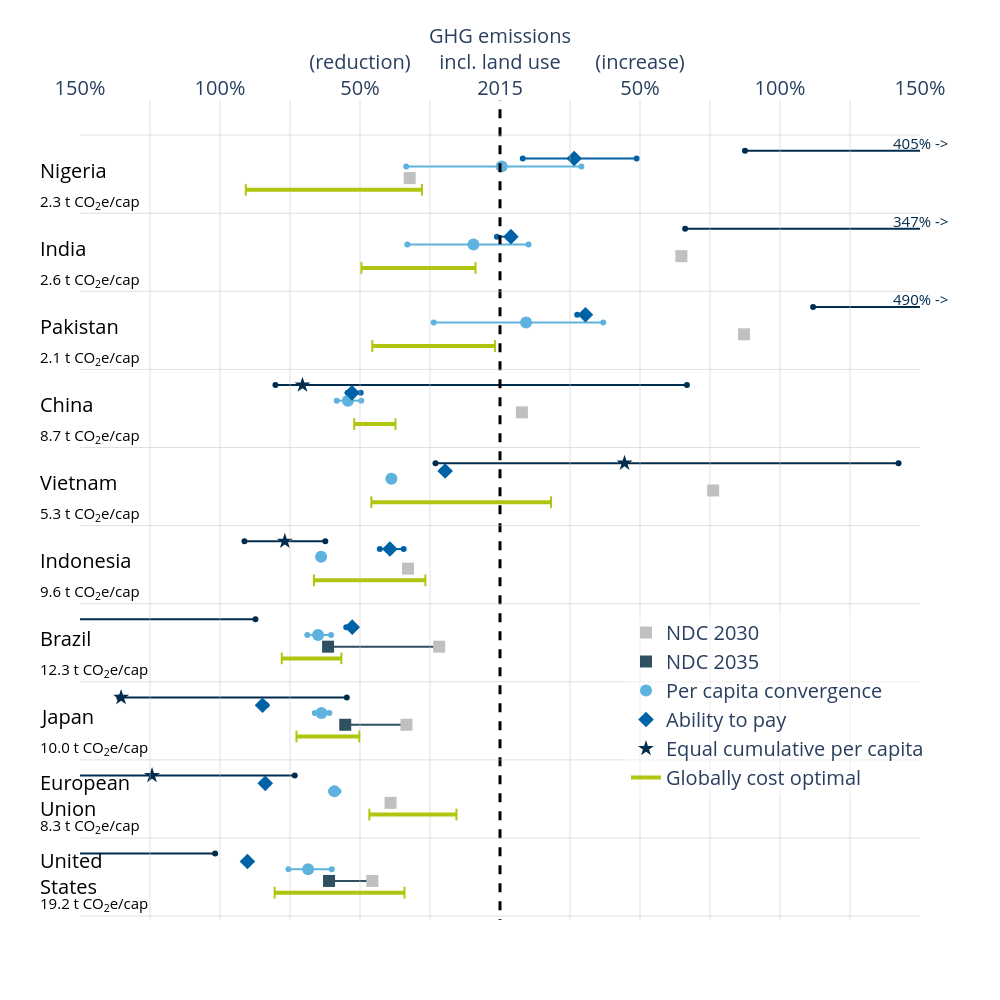

Notebook source saved alongside this figure:
### Code cell
wd = 0.15

fig = make_subplots(rows=1, cols=1,
                    horizontal_spacing = 0., vertical_spacing=0.02)

fig.update_layout(height=1000, width=1000)
fs=20

# ============ #
# Actual data
# ============ #

# Vertical lines
fig.add_shape(
    col=1, row=1,
    type="line",
    x0=0, x1=0,
    y0=-1e3, y1=1e3,
    line=dict(color="black",  dash='dash',width=3)
)
for x in [-1.25, -1, -0.75, -0.5, -0.25, 0.25, 0.5, 0.75, 1, 1.25]:
    fig.add_shape(
        col=1, row=1,
        type="line",
        x0=x, x1=x,
        y0=-1e3, y1=1e3,
        line=dict(color="silver", width=0.5)
    )
for y in range(11):
    fig.add_shape(
        col=1, row=1,
        type="line",
        x0=-1e3, x1=1e3,
        y0=y-0.45, y1=y-0.45,
        line=dict(color="silver", width=0.5)
    )

# Data
REGS = ['USA', 'EU', 'JPN', 'BRA', 'IDN', 'VNM', 'CHN', 'PAK', 'IND', 'NGA']

ndcs = []
ndcs2 = []
reds = []
for reg_i, reg in enumerate(REGS):
    ndc_estimate, ndc2, reductions_i, costopt_i = data(reg)
    ndcs.append(ndc_estimate)
    ndcs2.append(ndc2)
    reds.append(reductions_i)
    cty = all_regions_names[all_regions_iso==reg][0].replace(' ', '<br>')
    emiscap_2015 = np.round(float(xr_dataread.GHG_hist.sel(Region=reg, Time=2015)/xr_dataread.Population.sel(Region=reg, Time=2015, Scenario='SSP2')),1)
    if reg == 'USA': cty = 'United<br>States'
    fig.add_annotation(x=-0.05, y=reg_i*1.+0.1, align = 'left',
                       text=cty, xref='paper', yref='y1', showarrow=False, font=dict(color='black', size=20))
    fig.add_annotation(x=-0.05, y=reg_i*1.-0.3, align = 'left',
                       text=str(emiscap_2015)+' t CO<sub>2</sub>e/cap', xref='paper', yref='y1', showarrow=False, font=dict(color='black', size=15))

    # WHISKERS
    c0 = -float(costopt_0.sel(Region=reg).Value)
    c1 = -float(costopt_1.sel(Region=reg).Value)
    for c in [c0, c1]:
        if not np.isnan(c):
            fig.add_shape(type="line", col=1, row=1, showlegend=False,
                        line=dict(color=col1, width=2),
                        x0=c, x1=c,
                        y0=-wd/2 + reg_i-wd , y1=wd/2 + reg_i-wd,
            )
    if reg_i ==0: sl = True
    else: sl = False
    if not np.isnan(c0):
        fig.add_shape(type="line", col=1, row=1,
                    line=dict(color=col1, width=4),
                    showlegend=sl,
                    name='Globally cost optimal',
                    x0=c0, x1=c1,
                    y0= reg_i-wd, y1= reg_i-wd,
        )

    # Horizontal lines for each rule
    for i in range(3):
        mn, mx= red_minmax(reg, ['PCC', 'AP', 'ECPC'][i])
        fig.add_trace(go.Scatter(x=[-mn, -mx],
                                y=[reg_i+wd+0.1*i, reg_i+wd+0.1*i],showlegend=False,
                            line=dict(color=[col3a, col3b, col3c][i], width=2),
        ))

    # Horizontal lines between ndcs
    if not np.isnan(ndc2):
        fig.add_trace(go.Scatter(x=[-ndc_estimate, -ndc2],
                                y=[reg_i, reg_i],showlegend=False,
                            line=dict(color=col2, width=2),
        ))


# NDC 2030
fig.add_trace(go.Scatter(
    x=-np.array(ndcs),
    y=np.arange(len(REGS)),
    mode='markers',
    name='NDC 2030',
    showlegend=True,
    marker=dict(
        symbol='square',
        size=12,         # Marker size
        color='silver'     # Marker color
    )
))

# NDC 2035
fig.add_trace(go.Scatter(
    x=-np.array(ndcs2),
    y=np.arange(len(REGS)),
    mode='markers',
    name='NDC 2035',
    showlegend=True,
    marker=dict(
        symbol='square',
        size=12,         # Marker size
        color=col2     # Marker color
    )
))

# rules
for i in range(3):
    fig.add_trace(go.Scatter(
        x=-np.array(reds)[:, i],
        y=np.arange(len(REGS))+wd+0.1*i,
        mode='markers',
        name=['Per capita convergence', 'Ability to pay', 'Equal cumulative per capita'][i],
        showlegend=True,
        marker=dict(
            symbol=['circle', 'diamond', 'star'][i],
            size=12,         # Marker size
            color=[col3a, col3b, col3c][i]     # Marker color
        )
    ))

    # Indicate ends
    for j in range(len(np.array(reds))):
        if -np.array(reds)[j, i] > 1.5:
            val = str(int(100*float(-np.array(reds)[j, i])))
            fig.add_annotation(x=1.5, y=j+wd+0.1*i+0.1, align = 'left',
                            text=val+'% ->', xref='x1', yref='y1', showarrow=False, font=dict(color=[col3a, col3b, col3c][i], size=15))

fig.update_xaxes(row=1, col=1, range=(-1.5, 1.5), tickfont=dict(size=20), side='top',
                    tickvals=[-1.5, -1, -0.5, 0, 0.5,  1, 1.5],
                    ticktext=['150%', '100%', '(reduction)<br>50%',  'GHG emissions<br>incl. land use<br>2015', '(increase)<br>50%', '100%', '150%'])

fig.update_layout(
    plot_bgcolor='white',
    paper_bgcolor='white',
        legend=dict(
        title='',     # Optional title
        x=0.65, y=0.15,            # Positioning (top-right)
        bgcolor='rgba(255,255,255,0.5)',  # Semi-transparent background
        bordercolor='black',
        borderwidth=0,
        font=dict(size=20)
    ),
)
fig.update_yaxes(row=1, col=1, range=(-0.5, 10
                                      ), showticklabels=False)
# fig.write_image("../../../Figures/COMMITTEDpolicybrief/"+figname+".png", scale=5)
# fig.write_image("../../../Figures/COMMITTEDpolicybrief/"+figname+".svg", scale=5)
fig.show()

### Figure 1 — Plotly figure (JSON) as saved in the notebook; plotly's stock layout.template omitted (floating-point values rounded to 4 significant figures)
{"data": [{"line": {"color": "#5db2de", "width": 2}, "showlegend": false, "type": "scatter", "x": [-0.7552, -0.601], "y": [0.15, 0.15]}, {"line": {"color": "#0062a6", "width": 2}, "showlegend": false, "type": "scatter", "x": [-0.902, -0.8934], "y": [0.25, 0.25]}, {"line": {"color": "#002c4d", "width": 2}, "showlegend": false, "type": "scatter", "x": [-4.957, -1.017], "y": [0.35, 0.35]}, {"line": {"color": "#2e5061", "width": 2}, "showlegend": false, "type": "scatter", "x": [-0.4559, -0.6106], "y": [0, 0]}, {"line": {"color": "#5db2de", "width": 2}, "showlegend": false, "type": "scatter", "x": [-0.6036, -0.577], "y": [1.15, 1.15]}, {"line": {"color": "#0062a6", "width": 2}, "showlegend": false, "type": "scatter", "x": [-0.8465, -0.8384], "y": [1.25, 1.25]}, {"line": {"color": "#002c4d", "width": 2}, "showlegend": false, "type": "scatter", "x": [-1.936, -0.7331], "y": [1.35, 1.35]}, {"line": {"color": "#5db2de", "width": 2}, "showlegend": false, "type": "scatter", "x": [-0.6615, -0.6093], "y": [2.15, 2.15]}, {"line": {"color": "#0062a6", "width": 2}, "showlegend": false, "type": "scatter", "x": [-0.8482, -0.8349], "y": [2.25, 2.25]}, {"line": {"color": "#002c4d", "width": 2}, "showlegend": false, "type": "scatter", "x": [-1.359, -0.5472], "y": [2.35, 2.35]}, {"line": {"color": "#2e5061", "width": 2}, "showlegend": false, "type": "scatter", "x": [-0.334, -0.5528], "y": [2, 2]}, {"line": {"color": "#5db2de", "width": 2}, "showlegend": false, "type": "scatter", "x": [-0.6882, -0.6033], "y": [3.15, 3.15]}, {"line": {"color": "#0062a6", "width": 2}, "showlegend": false, "type": "scatter", "x": [-0.5491, -0.5277], "y": [3.25, 3.25]}, {"line": {"color": "#002c4d", "width": 2}, "showlegend": false, "type": "scatter", "x": [-2.465, -0.8735], "y": [3.35, 3.35]}, {"line": {"color": "#2e5061", "width": 2}, "showlegend": false, "type": "scatter", "x": [-0.2174, -0.6141], "y": [3, 3]}, {"line": {"color": "#5db2de", "width": 2}, "showlegend": false, "type": "scatter", "x": [-0.644, -0.633], "y": [4.15, 4.15]}, {"line": {"color": "#0062a6", "width": 2}, "showlegend": false, "type": "scatter", "x": [-0.4292, -0.3442], "y": [4.25, 4.25]}, {"line": {"color": "#002c4d", "width": 2}, "showlegend": false, "type": "scatter", "x": [-0.9127, -0.6239], "y": [4.35, 4.35]}, {"line": {"color": "#5db2de", "width": 2}, "showlegend": false, "type": "scatter", "x": [-0.3973, -0.3799], "y": [5.15, 5.15]}, {"line": {"color": "#0062a6", "width": 2}, "showlegend": false, "type": "scatter", "x": [-0.2052, -0.196], "y": [5.25, 5.25]}, {"line": {"color": "#002c4d", "width": 2}, "showlegend": false, "type": "scatter", "x": [-0.2304, 1.423], "y": [5.35, 5.35]}, {"line": {"color": "#5db2de", "width": 2}, "showlegend": false, "type": "scatter", "x": [-0.5831, -0.4955], "y": [6.15, 6.15]}, {"line": {"color": "#0062a6", "width": 2}, "showlegend": false, "type": "scatter", "x": [-0.5442, -0.4976], "y": [6.25, 6.25]}, {"line": {"color": "#002c4d", "width": 2}, "showlegend": false, "type": "scatter", "x": [-0.802, 0.6675], "y": [6.35, 6.35]}, {"line": {"color": "#5db2de", "width": 2}, "showlegend": false, "type": "scatter", "x": [-0.2368, 0.3686], "y": [7.15, 7.15]}, {"line": {"color": "#0062a6", "width": 2}, "showlegend": false, "type": "scatter", "x": [0.2758, 0.3053], "y": [7.25, 7.25]}, {"line": {"color": "#002c4d", "width": 2}, "showlegend": false, "type": "scatter", "x": [1.118, 7.494], "y": [7.35, 7.35]}, {"line": {"color": "#5db2de", "width": 2}, "showlegend": false, "type": "scatter", "x": [-0.331, 0.102], "y": [8.15, 8.15]}, {"line": {"color": "#0062a6", "width": 2}, "showlegend": false, "type": "scatter", "x": [-0.0109, 0.03896], "y": [8.25, 8.25]}, {"line": {"color": "#002c4d", "width": 2}, "showlegend": false, "type": "scatter", "x": [0.6612, 6.908], "y": [8.35, 8.35]}, {"line": {"color": "#5db2de", "width": 2}, "showlegend": false, "type": "scatter", "x": [-0.3351, 0.2907], "y": [9.15, 9.15]}, {"line": {"color": "#0062a6", "width": 2}, "showlegend": false, "type": "scatter", "x": [0.08126, 0.4879], "y": [9.25, 9.25]}, {"line": {"color": "#002c4d", "width": 2}, "showlegend": false, "type": "scatter", "x": [0.8749, 5.579], "y": [9.35, 9.35]}, {"marker": {"color": "silver", "size": 12, "symbol": "square"}, "mode": "markers", "name": "NDC 2030", "showlegend": true, "type": "scatter", "x": [-0.4559, -0.3909, -0.334, -0.2174, -0.3285, 0.7613, 0.07828, 0.8716, 0.6479, -0.3225], "y": [0, 1, 2, 3, 4, 5, 6, 7, 8, 9]}, {"marker": {"color": "#2e5061", "size": 12, "symbol": "square"}, "mode": "markers", "name": "NDC 2035", "showlegend": true, "type": "scatter", "x": [-0.6106, null, -0.5528, -0.6141, null, null, null, null, null, null], "y": [0, 1, 2, 3, 4, 5, 6, 7, 8, 9]}, {"marker": {"color": "#5db2de", "size": 12, "symbol": "circle"}, "mode": "markers", "name": "Per capita convergence", "showlegend": true, "type": "scatter", "x": [-0.6851, -0.5914, -0.6377, -0.6496, -0.639, -0.3879, -0.5432, 0.09315, -0.09474, 0.00601], "y": [0.15, 1.15, 2.15, 3.15, 4.15, 5.15, 6.15, 7.15, 8.15, 9.15]}, {"marker": {"color": "#0062a6", "size": 12, "symbol": "diamond"}, "mode": "markers", "name": "Ability to pay", "showlegend": true, "type": "scatter", "x": [-0.902, -0.8384, -0.8482, -0.5277, -0.3932, -0.196, -0.5287, 0.3053, 0.03896, 0.2648], "y": [0.25, 1.25, 2.25, 3.25, 4.25, 5.25, 6.25, 7.25, 8.25, 9.25]}, {"marker": {"color": "#002c4d", "size": 12, "symbol": "star"}, "mode": "markers", "name": "Equal cumulative per capita", "showlegend": true, "type": "scatter", "x": [-2.245, -1.243, -1.353, -1.669, -0.7685, 0.4447, -0.7055, 4.903, 3.473, 4.058], "y": [0.35, 1.35, 2.35, 3.35, 4.35, 5.35, 6.35, 7.35, 8.35, 9.35]}], "layout": {"annotations": [{"align": "left", "font": {"color": "black", "size": 20}, "showarrow": false, "text": "United<br>States", "x": -0.05, "xref": "paper", "y": 0.1, "yref": "y"}, {"align": "left", "font": {"color": "black", "size": 15}, "showarrow": false, "text": "19.2 t CO<sub>2</sub>e/cap", "x": -0.05, "xref": "paper", "y": -0.3, "yref": "y"}, {"align": "left", "font": {"color": "black", "size": 20}, "showarrow": false, "text": "European<br>Union", "x": -0.05, "xref": "paper", "y": 1.1, "yref": "y"}, {"align": "left", "font": {"color": "black", "size": 15}, "showarrow": false, "text": "8.3 t CO<sub>2</sub>e/cap", "x": -0.05, "xref": "paper", "y": 0.7, "yref": "y"}, {"align": "left", "font": {"color": "black", "size": 20}, "showarrow": false, "text": "Japan", "x": -0.05, "xref": "paper", "y": 2.1, "yref": "y"}, {"align": "left", "font": {"color": "black", "size": 15}, "showarrow": false, "text": "10.0 t CO<sub>2</sub>e/cap", "x": -0.05, "xref": "paper", "y": 1.7, "yref": "y"}, {"align": "left", "font": {"color": "black", "size": 20}, "showarrow": false, "text": "Brazil", "x": -0.05, "xref": "paper", "y": 3.1, "yref": "y"}, {"align": "left", "font": {"color": "black", "size": 15}, "showarrow": false, "text": "12.3 t CO<sub>2</sub>e/cap", "x": -0.05, "xref": "paper", "y": 2.7, "yref": "y"}, {"align": "left", "font": {"color": "black", "size": 20}, "showarrow": false, "text": "Indonesia", "x": -0.05, "xref": "paper", "y": 4.1, "yref": "y"}, {"align": "left", "font": {"color": "black", "size": 15}, "showarrow": false, "text": "9.6 t CO<sub>2</sub>e/cap", "x": -0.05, "xref": "paper", "y": 3.7, "yref": "y"}, {"align": "left", "font": {"color": "black", "size": 20}, "showarrow": false, "text": "Vietnam", "x": -0.05, "xref": "paper", "y": 5.1, "yref": "y"}, {"align": "left", "font": {"color": "black", "size": 15}, "showarrow": false, "text": "5.3 t CO<sub>2</sub>e/cap", "x": -0.05, "xref": "paper", "y": 4.7, "yref": "y"}, {"align": "left", "font": {"color": "black", "size": 20}, "showarrow": false, "text": "China", "x": -0.05, "xref": "paper", "y": 6.1, "yref": "y"}, {"align": "left", "font": {"color": "black", "size": 15}, "showarrow": false, "text": "8.7 t CO<sub>2</sub>e/cap", "x": -0.05, "xref": "paper", "y": 5.7, "yref": "y"}, {"align": "left", "font": {"color": "black", "size": 20}, "showarrow": false, "text": "Pakistan", "x": -0.05, "xref": "paper", "y": 7.1, "yref": "y"}, {"align": "left", "font": {"color": "black", "size": 15}, "showarrow": false, "text": "2.1 t CO<sub>2</sub>e/cap", "x": -0.05, "xref": "paper", "y": 6.7, "yref": "y"}, {"align": "left", "font": {"color": "black", "size": 20}, "showarrow": false, "text": "India", "x": -0.05, "xref": "paper", "y": 8.1, "yref": "y"}, {"align": "left", "font": {"color": "black", "size": 15}, "showarrow": false, "text": "2.6 t CO<sub>2</sub>e/cap", "x": -0.05, "xref": "paper", "y": 7.7, "yref": "y"}, {"align": "left", "font": {"color": "black", "size": 20}, "showarrow": false, "text": "Nigeria", "x": -0.05, "xref": "paper", "y": 9.1, "yref": "y"}, {"align": "left", "font": {"color": "black", "size": 15}, "showarrow": false, "text": "2.3 t CO<sub>2</sub>e/cap", "x": -0.05, "xref": "paper", "y": 8.7, "yref": "y"}, {"align": "left", "font": {"color": "#002c4d", "size": 15}, "showarrow": false, "text": "490% ->", "x": 1.5, "xref": "x", "y": 7.45, "yref": "y"}, {"align": "left", "font": {"color": "#002c4d", "size": 15}, "showarrow": false, "text": "347% ->", "x": 1.5, "xref": "x", "y": 8.45, "yref": "y"}, {"align": "left", "font": {"color": "#002c4d", "size": 15}, "showarrow": false, "text": "405% ->", "x": 1.5, "xref": "x", "y": 9.45, "yref": "y"}], "height": 1000, "legend": {"bgcolor": "rgba(255,255,255,0.5)", "bordercolor": "black", "borderwidth": 0, "font": {"size": 20}, "title": {"text": ""}, "x": 0.65, "y": 0.15}, "paper_bgcolor": "white", "plot_bgcolor": "white", "shapes": [{"line": {"color": "black", "dash": "dash", "width": 3}, "type": "line", "x0": 0, "x1": 0, "xref": "x", "y0": -1000, "y1": 1000, "yref": "y"}, {"line": {"color": "silver", "width": 0.5}, "type": "line", "x0": -1.25, "x1": -1.25, "xref": "x", "y0": -1000, "y1": 1000, "yref": "y"}, {"line": {"color": "silver", "width": 0.5}, "type": "line", "x0": -1, "x1": -1, "xref": "x", "y0": -1000, "y1": 1000, "yref": "y"}, {"line": {"color": "silver", "width": 0.5}, "type": "line", "x0": -0.75, "x1": -0.75, "xref": "x", "y0": -1000, "y1": 1000, "yref": "y"}, {"line": {"color": "silver", "width": 0.5}, "type": "line", "x0": -0.5, "x1": -0.5, "xref": "x", "y0": -1000, "y1": 1000, "yref": "y"}, {"line": {"color": "silver", "width": 0.5}, "type": "line", "x0": -0.25, "x1": -0.25, "xref": "x", "y0": -1000, "y1": 1000, "yref": "y"}, {"line": {"color": "silver", "width": 0.5}, "type": "line", "x0": 0.25, "x1": 0.25, "xref": "x", "y0": -1000, "y1": 1000, "yref": "y"}, {"line": {"color": "silver", "width": 0.5}, "type": "line", "x0": 0.5, "x1": 0.5, "xref": "x", "y0": -1000, "y1": 1000, "yref": "y"}, {"line": {"color": "silver", "width": 0.5}, "type": "line", "x0": 0.75, "x1": 0.75, "xref": "x", "y0": -1000, "y1": 1000, "yref": "y"}, {"line": {"color": "silver", "width": 0.5}, "type": "line", "x0": 1, "x1": 1, "xref": "x", "y0": -1000, "y1": 1000, "yref": "y"}, {"line": {"color": "silver", "width": 0.5}, "type": "line", "x0": 1.25, "x1": 1.25, "xref": "x", "y0": -1000, "y1": 1000, "yref": "y"}, {"line": {"color": "silver", "width": 0.5}, "type": "line", "x0": -1000, "x1": 1000, "xref": "x", "y0": -0.45, "y1": -0.45, "yref": "y"}, {"line": {"color": "silver", "width": 0.5}, "type": "line", "x0": -1000, "x1": 1000, "xref": "x", "y0": 0.55, "y1": 0.55, "yref": "y"}, {"line": {"color": "silver", "width": 0.5}, "type": "line", "x0": -1000, "x1": 1000, "xref": "x", "y0": 1.55, "y1": 1.55, "yref": "y"}, {"line": {"color": "silver", "width": 0.5}, "type": "line", "x0": -1000, "x1": 1000, "xref": "x", "y0": 2.55, "y1": 2.55, "yref": "y"}, {"line": {"color": "silver", "width": 0.5}, "type": "line", "x0": -1000, "x1": 1000, "xref": "x", "y0": 3.55, "y1": 3.55, "yref": "y"}, {"line": {"color": "silver", "width": 0.5}, "type": "line", "x0": -1000, "x1": 1000, "xref": "x", "y0": 4.55, "y1": 4.55, "yref": "y"}, {"line": {"color": "silver", "width": 0.5}, "type": "line", "x0": -1000, "x1": 1000, "xref": "x", "y0": 5.55, "y1": 5.55, "yref": "y"}, {"line": {"color": "silver", "width": 0.5}, "type": "line", "x0": -1000, "x1": 1000, "xref": "x", "y0": 6.55, "y1": 6.55, "yref": "y"}, {"line": {"color": "silver", "width": 0.5}, "type": "line", "x0": -1000, "x1": 1000, "xref": "x", "y0": 7.55, "y1": 7.55, "yref": "y"}, {"line": {"color": "silver", "width": 0.5}, "type": "line", "x0": -1000, "x1": 1000, "xref": "x", "y0": 8.55, "y1": 8.55, "yref": "y"}, {"line": {"color": "silver", "width": 0.5}, "type": "line", "x0": -1000, "x1": 1000, "xref": "x", "y0": 9.55, "y1": 9.55, "yref": "y"}, {"line": {"color": "#afc50f", "width": 2}, "showlegend": false, "type": "line", "x0": -0.805, "x1": -0.805, "xref": "x", "y0": -0.225, "y1": -0.075, "yref": "y"}, {"line": {"color": "#afc50f", "width": 2}, "showlegend": false, "type": "line", "x0": -0.3411, "x1": -0.3411, "xref": "x", "y0": -0.225, "y1": -0.075, "yref": "y"}, {"line": {"color": "#afc50f", "width": 4}, "name": "Globally cost optimal", "showlegend": true, "type": "line", "x0": -0.805, "x1": -0.3411, "xref": "x", "y0": -0.15, "y1": -0.15, "yref": "y"}, {"line": {"color": "#afc50f", "width": 2}, "showlegend": false, "type": "line", "x0": -0.4666, "x1": -0.4666, "xref": "x", "y0": 0.775, "y1": 0.925, "yref": "y"}, {"line": {"color": "#afc50f", "width": 2}, "showlegend": false, "type": "line", "x0": -0.1555, "x1": -0.1555, "xref": "x", "y0": 0.775, "y1": 0.925, "yref": "y"}, {"line": {"color": "#afc50f", "width": 4}, "name": "Globally cost optimal", "showlegend": false, "type": "line", "x0": -0.4666, "x1": -0.1555, "xref": "x", "y0": 0.85, "y1": 0.85, "yref": "y"}, {"line": {"color": "#afc50f", "width": 2}, "showlegend": false, "type": "line", "x0": -0.7269, "x1": -0.7269, "xref": "x", "y0": 1.775, "y1": 1.925, "yref": "y"}, {"line": {"color": "#afc50f", "width": 2}, "showlegend": false, "type": "line", "x0": -0.5025, "x1": -0.5025, "xref": "x", "y0": 1.775, "y1": 1.925, "yref": "y"}, {"line": {"color": "#afc50f", "width": 4}, "name": "Globally cost optimal", "showlegend": false, "type": "line", "x0": -0.7269, "x1": -0.5025, "xref": "x", "y0": 1.85, "y1": 1.85, "yref": "y"}, {"line": {"color": "#afc50f", "width": 2}, "showlegend": false, "type": "line", "x0": -0.7794, "x1": -0.7794, "xref": "x", "y0": 2.775, "y1": 2.925, "yref": "y"}, {"line": {"color": "#afc50f", "width": 2}, "showlegend": false, "type": "line", "x0": -0.5664, "x1": -0.5664, "xref": "x", "y0": 2.775, "y1": 2.925, "yref": "y"}, {"line": {"color": "#afc50f", "width": 4}, "name": "Globally cost optimal", "showlegend": false, "type": "line", "x0": -0.7794, "x1": -0.5664, "xref": "x", "y0": 2.85, "y1": 2.85, "yref": "y"}, {"line": {"color": "#afc50f", "width": 2}, "showlegend": false, "type": "line", "x0": -0.6646, "x1": -0.6646, "xref": "x", "y0": 3.775, "y1": 3.925, "yref": "y"}, {"line": {"color": "#afc50f", "width": 2}, "showlegend": false, "type": "line", "x0": -0.2665, "x1": -0.2665, "xref": "x", "y0": 3.775, "y1": 3.925, "yref": "y"}, {"line": {"color": "#afc50f", "width": 4}, "name": "Globally cost optimal", "showlegend": false, "type": "line", "x0": -0.6646, "x1": -0.2665, "xref": "x", "y0": 3.85, "y1": 3.85, "yref": "y"}, {"line": {"color": "#afc50f", "width": 2}, "showlegend": false, "type": "line", "x0": -0.4594, "x1": -0.4594, "xref": "x", "y0": 4.775, "y1": 4.925, "yref": "y"}, {"line": {"color": "#afc50f", "width": 2}, "showlegend": false, "type": "line", "x0": 0.1824, "x1": 0.1824, "xref": "x", "y0": 4.775, "y1": 4.925, "yref": "y"}, {"line": {"color": "#afc50f", "width": 4}, "name": "Globally cost optimal", "showlegend": false, "type": "line", "x0": -0.4594, "x1": 0.1824, "xref": "x", "y0": 4.85, "y1": 4.85, "yref": "y"}, {"line": {"color": "#afc50f", "width": 2}, "showlegend": false, "type": "line", "x0": -0.5207, "x1": -0.5207, "xref": "x", "y0": 5.775, "y1": 5.925, "yref": "y"}, {"line": {"color": "#afc50f", "width": 2}, "showlegend": false, "type": "line", "x0": -0.3732, "x1": -0.3732, "xref": "x", "y0": 5.775, "y1": 5.925, "yref": "y"}, {"line": {"color": "#afc50f", "width": 4}, "name": "Globally cost optimal", "showlegend": false, "type": "line", "x0": -0.5207, "x1": -0.3732, "xref": "x", "y0": 5.85, "y1": 5.85, "yref": "y"}, {"line": {"color": "#afc50f", "width": 2}, "showlegend": false, "type": "line", "x0": -0.4561, "x1": -0.4561, "xref": "x", "y0": 6.775, "y1": 6.925, "yref": "y"}, {"line": {"color": "#afc50f", "width": 2}, "showlegend": false, "type": "line", "x0": -0.01756, "x1": -0.01756, "xref": "x", "y0": 6.775, "y1": 6.925, "yref": "y"}, {"line": {"color": "#afc50f", "width": 4}, "name": "Globally cost optimal", "showlegend": false, "type": "line", "x0": -0.4561, "x1": -0.01756, "xref": "x", "y0": 6.85, "y1": 6.85, "yref": "y"}, {"line": {"color": "#afc50f", "width": 2}, "showlegend": false, "type": "line", "x0": -0.4948, "x1": -0.4948, "xref": "x", "y0": 7.775, "y1": 7.925, "yref": "y"}, {"line": {"color": "#afc50f", "width": 2}, "showlegend": false, "type": "line", "x0": -0.08754, "x1": -0.08754, "xref": "x", "y0": 7.775, "y1": 7.925, "yref": "y"}, {"line": {"color": "#afc50f", "width": 4}, "name": "Globally cost optimal", "showlegend": false, "type": "line", "x0": -0.4948, "x1": -0.08754, "xref": "x", "y0": 7.85, "y1": 7.85, "yref": "y"}, {"line": {"color": "#afc50f", "width": 2}, "showlegend": false, "type": "line", "x0": -0.9079, "x1": -0.9079, "xref": "x", "y0": 8.775, "y1": 8.925, "yref": "y"}, {"line": {"color": "#afc50f", "width": 2}, "showlegend": false, "type": "line", "x0": -0.2788, "x1": -0.2788, "xref": "x", "y0": 8.775, "y1": 8.925, "yref": "y"}, {"line": {"color": "#afc50f", "width": 4}, "name": "Globally cost optimal", "showlegend": false, "type": "line", "x0": -0.9079, "x1": -0.2788, "xref": "x", "y0": 8.85, "y1": 8.85, "yref": "y"}], "width": 1000, "xaxis": {"anchor": "y", "domain": [0, 1], "range": [-1.5, 1.5], "side": "top", "tickfont": {"size": 20}, "ticktext": ["150%", "100%", "(reduction)<br>50%", "GHG emissions<br>incl. land use<br>2015", "(increase)<br>50%", "100%", "150%"], "tickvals": [-1.5, -1, -0.5, 0, 0.5, 1, 1.5]}, "yaxis": {"anchor": "x", "domain": [0, 1], "range": [-0.5, 10], "showticklabels": false}}}
